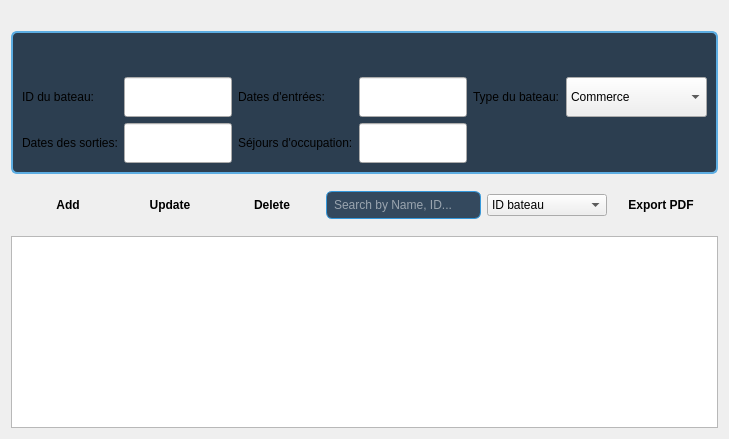
               <widget class="QWidget" name="tabStats_8">
                <attribute name="title">
                 <string>Historique</string>
                </attribute>
                <layout class="QVBoxLayout" name="verticalLayout_Stats_2">
                 <item>
                  <widget class="QGroupBox" name="groupForm_16">
                   <property name="styleSheet">
                    <string notr="true">QGroupBox { font-weight: bold; border: 2px solid #5dade2; border-radius: 6px; background: #2c3e50; padding-top: 35px; margin-top: 20px; } QGroupBox::title { subcontrol-origin: margin; left: 16px; padding: 5px 15px; color: #ffffff; background-color: #5dade2; border-radius: 4px; }</string>
                   </property>
                   <property name="title">
                    <string/>
                   </property>
                   <layout class="QGridLayout" name="gridLayout_3">
                    <item row="0" column="0">
                     <widget class="QLabel" name="label_id_17">
                      <property name="text">
                       <string>ID du bateau:</string>
                      </property>
                     </widget>
                    </item>
                    <item row="0" column="1">
                     <widget class="QLineEdit" name="lineID_16">
                      <property name="minimumSize">
                       <size>
                        <width>0</width>
                        <height>40</height>
                       </size>
                      </property>
                     </widget>
                    </item>
                    <item row="0" column="2">
                     <widget class="QLabel" name="label_nom_16">
                      <property name="text">
                       <string>Dates d'entrées:</string>
                      </property>
                     </widget>
                    </item>
                    <item row="0" column="3">
                     <widget class="QLineEdit" name="lineLicence_16">
                      <property name="minimumSize">
                       <size>
                        <width>0</width>
                        <height>40</height>
                       </size>
                      </property>
                     </widget>
                    </item>
                    <item row="1" column="0">
                     <widget class="QLabel" name="label_exp_55">
                      <property name="text">
                       <string>Dates des sorties:</string>
                      </property>
                     </widget>
                    </item>
                    <item row="1" column="1">
                     <widget class="QLineEdit" name="linePrenom_39">
                      <property name="minimumSize">
                       <size>
                        <width>0</width>
                        <height>40</height>
                       </size>
                      </property>
                     </widget>
                    </item>
                    <item row="1" column="2">
                     <widget class="QLabel" name="label_exp_56">
                      <property name="text">
                       <string>Séjours d'occupation:</string>
                      </property>
                     </widget>
                    </item>
                    <item row="1" column="3">
                     <widget class="QLineEdit" name="linePrenom_40">
                      <property name="minimumSize">
                       <size>
                        <width>0</width>
                        <height>40</height>
                       </size>
                      </property>
                     </widget>
                    </item>
                    <item row="0" column="4">
                     <widget class="QLabel" name="label_exp_57">
                      <property name="text">
                       <string>Type du bateau:</string>
                      </property>
                     </widget>
                    </item>
                    <item row="0" column="5">
                     <widget class="QComboBox" name="comboRole_16">
                      <property name="minimumSize">
                       <size>
                        <width>0</width>
                        <height>40</height>
                       </size>
                      </property>
                      <item>
                       <property name="text">
                        <string>Commerce</string>
                       </property>
                      </item>
                      <item>
                       <property name="text">
                        <string>Pêche mois de 12 m </string>
                       </property>
                      </item>
                      <item>
                       <property name="text">
                        <string>Pêche plus de 12 m</string>
                       </property>
                      </item>
                      <item>
                       <property name="text">
                        <string>Voilier</string>
                       </property>
                      </item>
                     </widget>
                    </item>
                   </layout>
                  </widget>
                 </item>
                 <item>
                  <widget class="QFrame" name="frameToolbar_4">
                   <property name="minimumSize">
                    <size>
                     <width>0</width>
                     <height>50</height>
                    </size>
                   </property>
                   <property name="styleSheet">
                    <string notr="true">QPushButton { min-width: 80px; padding: 8px; border-radius: 6px; font-weight: bold; } QPushButton#btnAjouter_14 { background: #3498db; color: white; } QPushButton#btnModifier_2 { background: #5dade2; color: white; } QPushButton#btnSupprimer_2 { background: #e74c3c; color: white; } QPushButton#btnExportPDF_3 { background: #f39c12; color: white; } QLineEdit { background: #34495e; color: #ffffff; border: 1px solid #3498db; border-radius: 6px; padding: 5px; }</string>
                   </property>
                   <layout class="QHBoxLayout" name="horizontalLayout_Toolbar_4">
                    <item>
                     <widget class="QPushButton" name="btnAjouter_21">
                      <property name="text">
                       <string>Add</string>
                      </property>
                     </widget>
                    </item>
                    <item>
                     <widget class="QPushButton" name="btnModifier_16">
                      <property name="text">
                       <string>Update</string>
                      </property>
                     </widget>
                    </item>
                    <item>
                     <widget class="QPushButton" name="btnSupprimer_16">
                      <property name="text">
                       <string>Delete</string>
                      </property>
                     </widget>
                    </item>
                    <item>
                     <widget class="QLineEdit" name="lineRecherche_16">
                      <property name="placeholderText">
                       <string>Search by Name, ID...</string>
                      </property>
                     </widget>
                    </item>
                    <item>
                     <widget class="QComboBox" name="comboTri_16">
                      <property name="minimumSize">
                       <size>
                        <width>120</width>
                        <height>0</height>
                       </size>
                      </property>
                      <item>
                       <property name="text">
                        <string>ID bateau</string>
                       </property>
                      </item>
                      <item>
                       <property name="text">
                        <string>Date d'entrées</string>
                       </property>
                      </item>
                      <item>
                       <property name="text">
                        <string>Date des sorties</string>
                       </property>
                      </item>
                      <item>
                       <property name="text">
                        <string/>
                       </property>
                      </item>
                     </widget>
                    </item>
                    <item>
                     <widget class="QPushButton" name="btnExportPDF_16">
                      <property name="text">
                       <string>Export PDF</string>
                      </property>
                     </widget>
                    </item>
                   </layout>
                  </widget>
                 </item>
                 <item>
                  <widget class="QTableView" name="tableHistorique_3">
                   <property name="alternatingRowColors">
                    <bool>true</bool>
                   </property>
                   <property name="selectionBehavior">
                    <enum>QAbstractItemView::SelectionBehavior::SelectRows</enum>
                   </property>
                  </widget>
                 </item>
                </layout>
               </widget>
